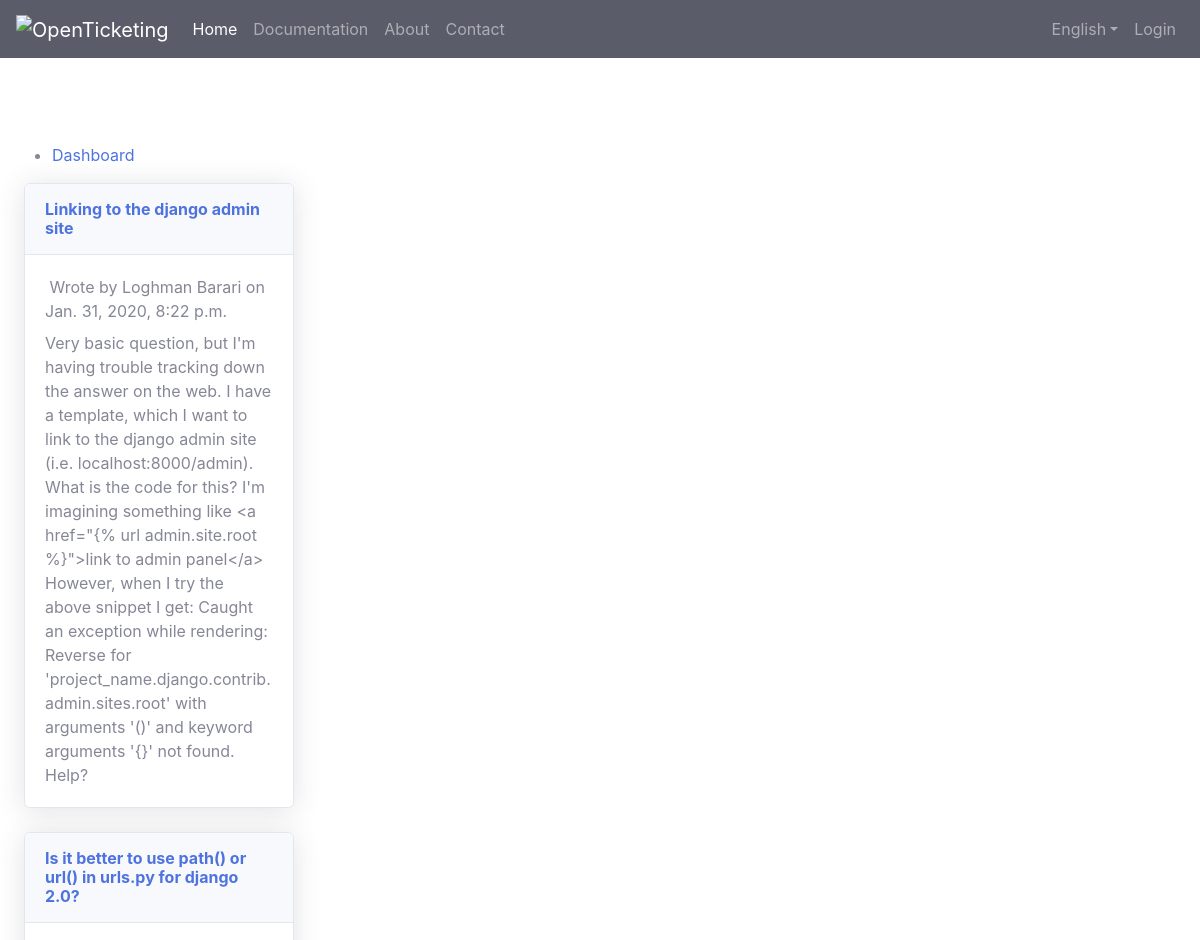
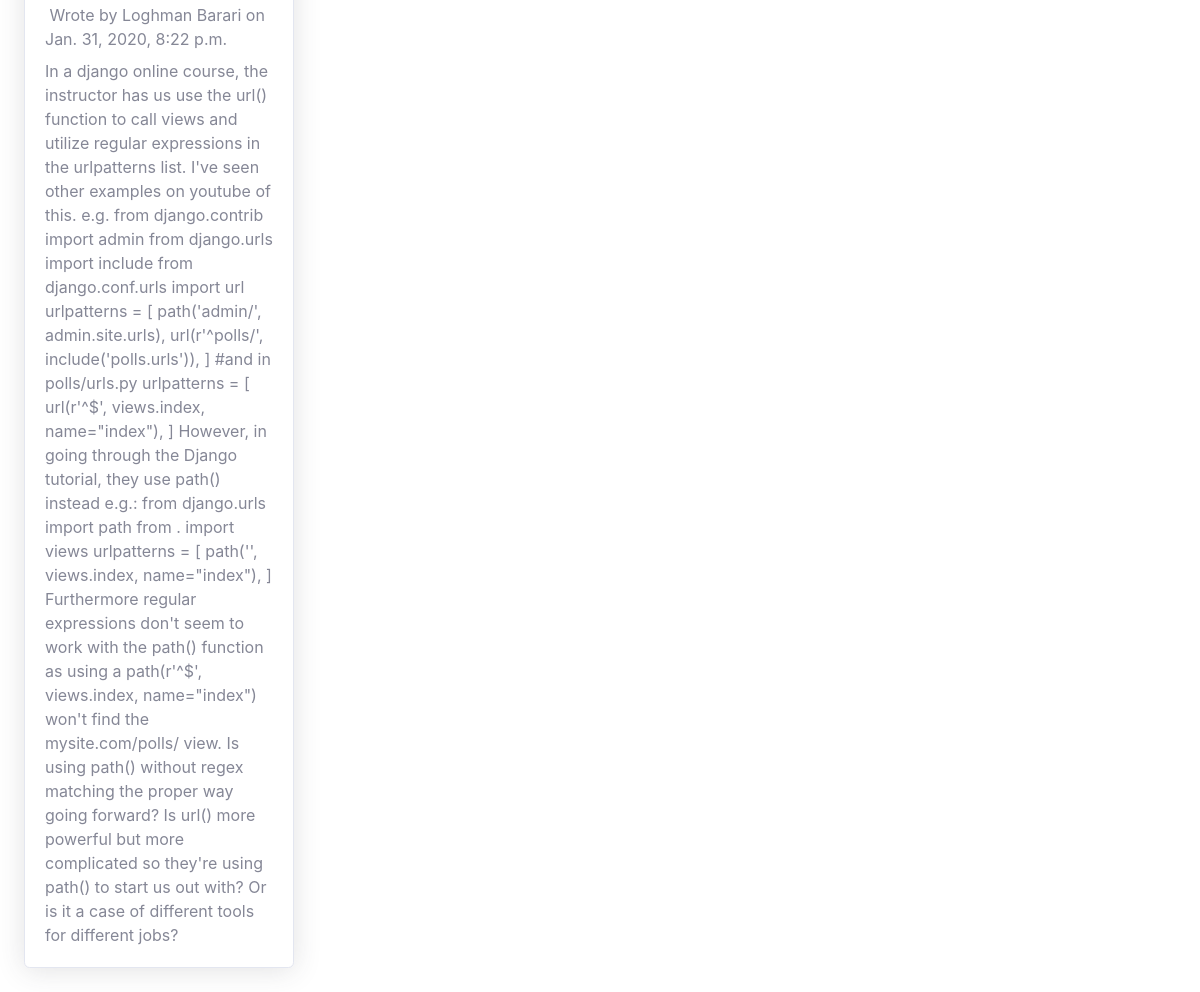
The app's page /standard with its own data (2 pictures, top to bottom).
### web_app/models.py (models this page shows, shortened)
class BlogPost(AbstractModel):
    class Meta:
        db_table = 'op_blogpost'
    name = models.CharField(max_length=256, verbose_name=_('Name'))
    body = models.TextField(verbose_name=_('Body'))
    category = models.ForeignKey(Category, on_delete=models.CASCADE, blank=True, null=True, verbose_name=_('Category'))

### web_app/views.py (the view)
# urls.py: path('', home)
def home(request):
    blog_posts = BlogPost.objects.order_by('-create_date')[:6]
    return render(request, 'openticketing/home.html', context=dict(blog_posts= blog_posts))

### templates/openticketing/home.html (shortened to what this page needs)
{% extends 'openticketing/base.html' %}
{% block content %}
{% load static %}
<nav class="navbar navbar-expand-lg navbar-dark bg-dark" >
  <a class="navbar-brand logo-image" href="{% url 'web:home' %}"><img src="{% static 'openticketing/img/logo.png' %}" alt="OpenTicketing"></a>
  <div class="collapse navbar-collapse" id="navb">
    <ul class="navbar-nav mr-auto">
      <li class="nav-item">
        <a class="nav-link page-scroll active" href="{% url 'web:home' %}">Home <span class="sr-only">(current)</span></a>
      </li>
      <li class="nav-item">
        <a class="nav-link page-scroll" href="#about">Documentation</a>
      </li>
      <li class="nav-item">
        <a class="nav-link page-scroll" href="#about">About</a>
      </li>
      <li class="nav-item">
        <a class="nav-link page-scroll" href="#contact">Contact</a>
      </li>
    </ul>
    <div class="my-2 my-lg-0">
        <ul class="navbar-nav">
            <li class="nav-item dropdown">
                <a class="nav-link dropdown-toggle" data-toggle="dropdown" href="#">English</a>
            </li>
            {% if not request.user.is_authenticated %}
            <li class="nav-item">
                <a class="nav-link page-scroll" href="{% url 'tickets:home' %}">Login</a>
            </li>
            {% endif %}
        </ul>
    </div>
  </div>
</nav>
<header id="header" class="header">
  <div class="header-content" style="padding-top: 85px;">
    <div class="container-fluid">
      <div class="row">
        <ul>
        <li><a href="{% url 'tickets:dashboard' %}">Dashboard</a></li>
        </ul>
      </div>
    </div>
  </div>
</header>
<div class="container-fluid gedf-wrapper">
    <div class="row">
        <div class="col-md-3">
          {% if blog_posts %}
            {% for blog_post in blog_posts %}
            <div class="card shadow mb-4">
                <div class="card-header py-3 d-flex flex-row align-items-center justify-content-between">
                  <h6 class="m-0 font-weight-bold text-primary">{{ blog_post.name }}</h6>
                </div>
                <div class="card-body">
                  <div class="text-muted h7 mb-2">
                      Wrote by {{ blog_post.create_user.get_full_name }} on {{ blog_post.create_date }}
                  </div>
                {{ blog_post.body }}
                </div>
            </div>
            {% endfor %}
          {% else %}
            <div class="card">
                <div class="card-body">
                No blog Post found!
                </div>
            </div>
          {% endif %}
        </div>
    </div>
</div>
{% endblock content %}

### records on screen
BlogPost: name "Linking to the django admin site", create_user.get_full_name "Loghman Barari", create_date "Jan. 31, 2020, 8:22 p.m.", body "Very basic question, but I'm having trouble tracking down the answer on the web. I have a template, which I want to link to the django admin site (i.e. localhost:8000/admin). What is the code for this? I'm imagining something like <a href=\"{% url admin.site.root %}\">link to admin panel</a> However, when I try the above snippet I get: Caught an exception while rendering: Reverse for 'project_name.django.contrib.admin.sites.root' with arguments '()' and keyword arguments '{}' not found. Help?"
BlogPost: name "Is it better to use path() or url() in urls.py for django 2.0?", create_user.get_full_name "Loghman Barari", create_date "Jan. 31, 2020, 8:22 p.m.", body "In a django online course, the instructor has us use the url() function to call views and utilize regular expressions in the urlpatterns list. I've seen other examples on youtube of this. e.g. from django.contrib import admin from django.urls import include from django.conf.urls import url urlpatterns = [ path('admin/', admin.site.urls), url(r'^polls/', include('polls.urls')), ] #and in polls/urls.py urlpatterns = [ url(r'^$', views.index, name=\"index\"), ] However, in going through the Django tutorial, they use path() instead e.g.: from django.urls import path from . import views urlpatterns = [ path('', views.index, name=\"index\"), ] Furthermore regular expressions don't seem to work with…"
